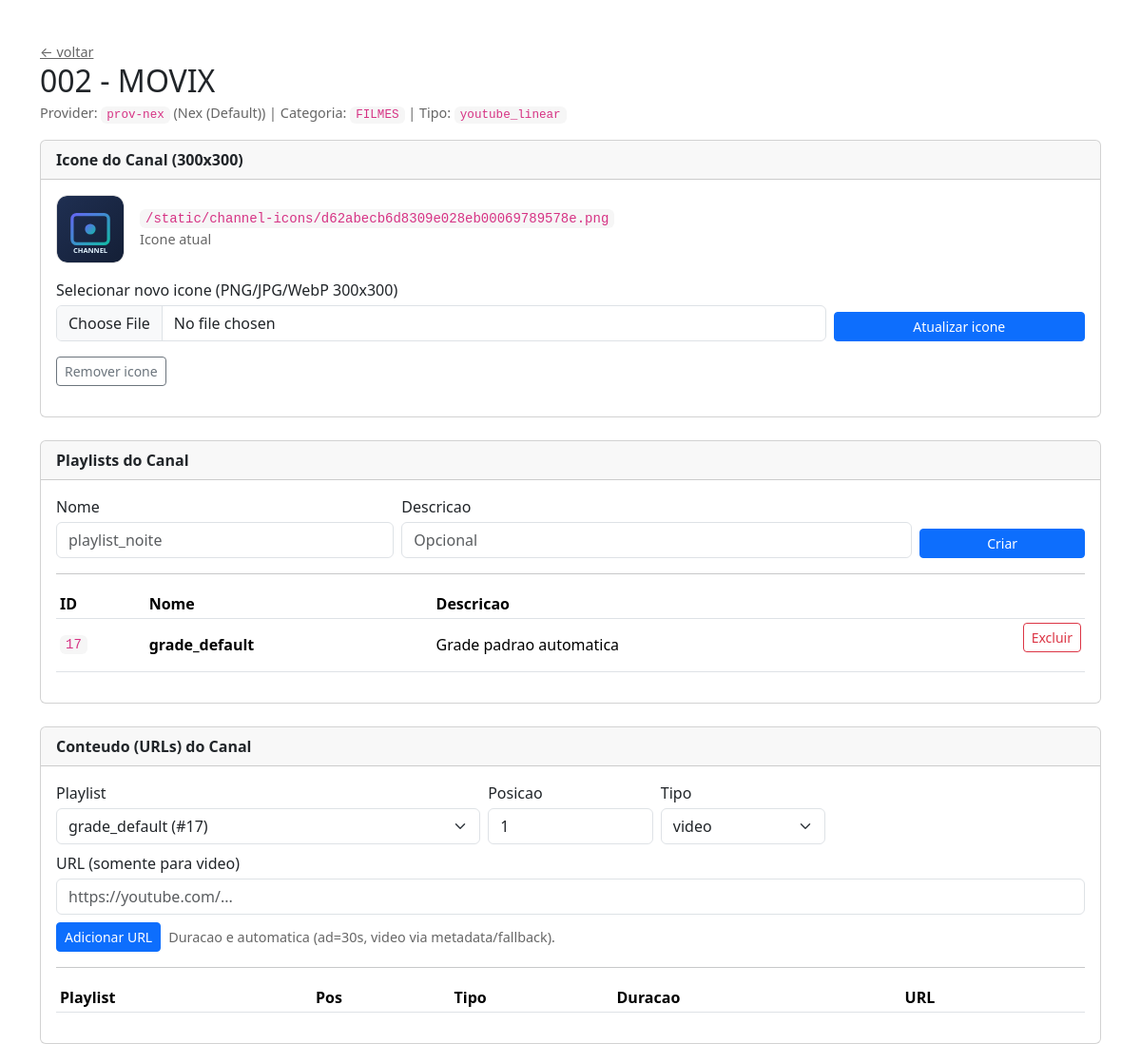
The page /admin/channels/9 (signed in) on the database its author committed.
### tables this page shows
CREATE TABLE channels (
            id INTEGER PRIMARY KEY AUTOINCREMENT,
            channel_number TEXT NOT NULL,
            name TEXT NOT NULL,
            category TEXT NOT NULL,
            provider_id TEXT NOT NULL,
            source_url TEXT NOT NULL,
            kind TEXT NOT NULL DEFAULT 'auto',
            schedule_start TEXT,
            is_active INTEGER NOT NULL DEFAULT 1,
            sort_order INTEGER NOT NULL DEFAULT 100,
            created_at TEXT NOT NULL DEFAULT (datetime('now')), icon_url TEXT DEFAULT '',
            FOREIGN KEY(provider_id) REFERENCES providers(provider_id) ON DELETE CASCADE,
            UNIQUE(provider_id, channel_number)
        );

CREATE TABLE providers (
        provider_id TEXT PRIMARY KEY,
        name TEXT NOT NULL,
        description TEXT DEFAULT ''
    );

CREATE TABLE playlists (
        id INTEGER PRIMARY KEY AUTOINCREMENT,
        channel_id INTEGER NOT NULL,
        name TEXT NOT NULL,
        description TEXT DEFAULT '',
        is_active INTEGER NOT NULL DEFAULT 1,
        created_at TEXT NOT NULL DEFAULT (datetime('now')),
        FOREIGN KEY(channel_id) REFERENCES channels(id) ON DELETE CASCADE,
        UNIQUE(channel_id, name)
    );

### app/main.py (the view)
@app.get("/admin/channels/{channel_id}", response_class=HTMLResponse)
def channel_detail(channel_id: int, request: Request):
    channel = fetch_one(
        """SELECT c.*, p.name AS provider_name
           FROM channels c
           JOIN providers p ON p.provider_id = c.provider_id
           WHERE c.id=?""",
        (channel_id,),
    )
    if not channel:
        return RedirectResponse("/", status_code=303)
    playlists = fetch_all(
        """SELECT id, channel_id, name, description, is_active, created_at
           FROM playlists
           WHERE channel_id=?
           ORDER BY id""",
        (channel_id,),
    )
    playlist_items = fetch_all(
        """SELECT pi.id, pi.playlist_id, p.name AS playlist_name, pi.position, pi.type, pi.url, pi.duration
           FROM playlist_items pi
           JOIN playlists p ON p.id = pi.playlist_id
           WHERE p.channel_id=?
           ORDER BY p.id, pi.position""",
        (channel_id,),
    )
    return templates.TemplateResponse(
        "channel_detail.html",
        {
            "request": request,
            "channel": channel,
            "playlists": playlists,
            "playlist_items": playlist_items,
        },
    )

### app/templates/channel_detail.html (shortened to what this page needs)
﻿<!doctype html>
<html>
<head>
  <link rel="stylesheet" href="https://cdn.jsdelivr.net/npm/bootstrap@5.3.3/dist/css/bootstrap.min.css">
</head>
<body>
<div class="container">
  <div class="d-flex justify-content-between align-items-center mb-3">
    <div>
      <a href="/" class="small-muted">&larr; voltar</a>
      <h2 class="mb-1">{{ channel.channel_number }} - {{ channel.name }}</h2>
      <div class="small-muted">
        Provider: <code>{{ channel.provider_id }}</code> ({{ channel.provider_name }}) |
        Categoria: <code>{{ channel.category }}</code> |
        Tipo: <code>{{ channel.kind }}</code>
      </div>
    </div>
  </div>
  <div class="card mb-4">
    <div class="card-header"><b>Icone do Canal (300x300)</b></div>
    <div class="card-body">
      <div class="d-flex align-items-center gap-3 mb-3">
        {% if channel.icon_url %}
          <img src="{{ channel.icon_url }}" alt="Icone {{ channel.name }}" style="width:72px;height:72px;border-radius:12px;object-fit:cover;border:1px solid #ddd;" onerror="this.onerror=null;this.src='/static/channel-icons/default-channel.svg';">
          <div>
            <div><code>{{ channel.icon_url }}</code></div>
            <div class="small-muted">Icone atual</div>
          </div>
        {% else %}
          <div class="small-muted">Sem icone configurado.</div>
        {% endif %}
      </div>
      <form class="row g-2" method="post" action="/admin/channels/icon/update" enctype="multipart/form-data">
        <div class="col-md-9">
          <label class="form-label mb-1">Selecionar novo icone (PNG/JPG/WebP 300x300)</label>
          <input class="form-control" type="file" name="icon_file" accept="image/png,image/jpeg,image/webp" required>
        </div>
        <div class="col-md-3 d-flex align-items-end">
          <button class="btn btn-primary btn-sm w-100">Atualizar icone</button>
        </div>
      </form>
      {% if channel.icon_url %}
      <form class="mt-3" method="post" action="/admin/channels/icon/clear" onsubmit="return confirm('Remover icone deste canal?');">
        <button class="btn btn-outline-secondary btn-sm">Remover icone</button>
      </form>
      {% endif %}
    </div>
  </div>
  <div class="card mb-4">
    <div class="card-header"><b>Playlists do Canal</b></div>
    <div class="card-body">
      <form class="row g-2" method="post" action="/admin/playlists/create">
        <div class="col-md-4">
          <label class="form-label mb-1">Nome</label>
          <input class="form-control" name="name" placeholder="playlist_noite" required>
        </div>
        <div class="col-md-6">
          <label class="form-label mb-1">Descricao</label>
          <input class="form-control" name="description" placeholder="Opcional">
        </div>
        <div class="col-md-2 d-flex align-items-end">
          <button class="btn btn-primary btn-sm w-100">Criar</button>
        </div>
      </form>
      <hr>
      <table class="table table-sm align-middle">
        <thead><tr><th>ID</th><th>Nome</th><th>Descricao</th><th></th></tr></thead>
        <tbody>
          {% for pl in playlists %}
            <tr>
              <td><code>{{ pl.id }}</code></td>
              <td><b>{{ pl.name }}</b></td>
              <td>{{ pl.description or "" }}</td>
              <td class="text-end">
                <form method="post" action="/admin/playlists/delete" onsubmit="return confirm('Excluir playlist {{pl.name}}?');">
                  <button class="btn btn-outline-danger btn-sm">Excluir</button>
                </form>
              </td>
            </tr>
          {% endfor %}
        </tbody>
      </table>
    </div>
  </div>
  <div class="card">
    <div class="card-header"><b>Conteudo (URLs) do Canal</b></div>
    <div class="card-body">
      <form class="row g-2" method="post" action="/admin/channel-items/create">
        <div class="col-md-5">
          <label class="form-label mb-1">Playlist</label>
          <select class="form-select" name="playlist_id" required>
            {% for pl in playlists %}
              <option value="{{pl.id}}">{{ pl.name }} (#{{ pl.id }})</option>
            {% endfor %}
          </select>
        </div>
        <div class="col-md-2">
          <label class="form-label mb-1">Posicao</label>
          <input class="form-control" name="position" type="number" value="1" required>
        </div>
        <div class="col-md-2">
          <label class="form-label mb-1">Tipo</label>
          <select class="form-select" name="type">
            <option value="video">video</option>
          </select>
        </div>
        <div class="col-md-12">
          <label class="form-label mb-1">URL (somente para video)</label>
          <input class="form-control" name="url" placeholder="https://youtube.com/...">
        </div>
        <div class="col-12 d-flex gap-2 align-items-center">
          <button class="btn btn-primary btn-sm">Adicionar URL</button>
          <span class="small-muted">Duracao e automatica (ad=30s, video via metadata/fallback).</span>
        </div>
      </form>
      <hr>
      <table class="table table-sm align-middle">
        <thead><tr><th>Playlist</th><th>Pos</th><th>Tipo</th><th>Duracao</th><th>URL</th><th></th></tr></thead>
      </table>
    </div>
  </div>
</div>
</body>
</html>

### app/templates/channel_detail.html (style rules this page uses)
body { padding: 20px; }
code { background: #f6f6f6; padding: 2px 6px; border-radius: 6px; }
.small-muted { color: #666; font-size: .9rem; }

### rows shown on the page
channels: channel_number "002", name "MOVIX", provider_id "prov-nex", category "FILMES", kind "youtube_linear", icon_url "/static/channel-icons/d62abecb6d8309e028eb00069789578e.png"
providers: provider_name "Nex (Default)"
playlists: id "17", name "grade_default", description "Grade padrao automatica"

### other values the page prints
form field playlist_id "grade_default (#17)"
